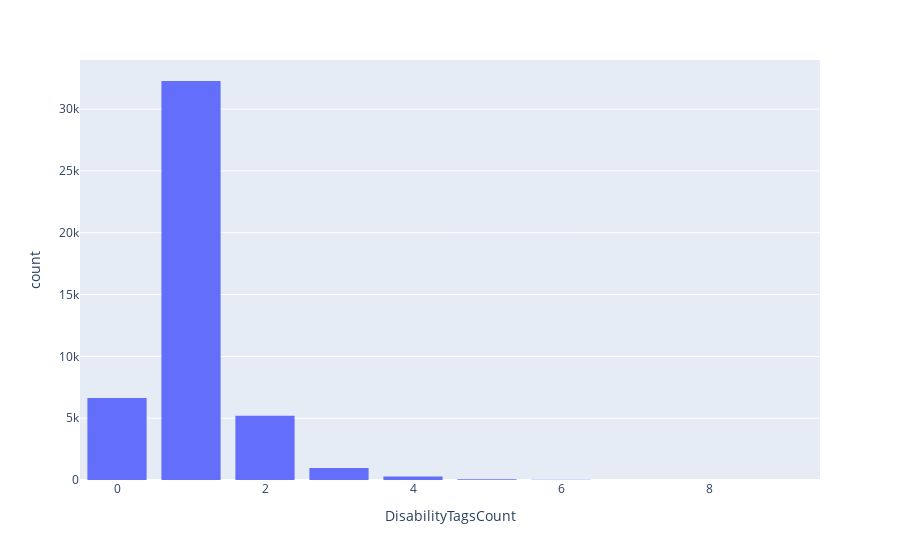

The notebook cell this image was saved under:
### Code cell
fig = px.histogram(stories_df.DisabilityTagsCount,x='DisabilityTagsCount')
fig.update_layout(bargap=0.2)
fig.show()

### Figure 1 — Plotly figure (JSON) as saved in the notebook; plotly's stock layout.template omitted (floating-point values rounded to 4 significant figures; data arrays with more than 128 entries replaced by an {"elided": "..."} marker saying what was removed)
{"data": [{"alignmentgroup": "True", "bingroup": "x", "hovertemplate": "DisabilityTagsCount=%{x}<br>count=%{y}<extra></extra>", "legendgroup": "", "marker": {"color": "#636efa", "pattern": {"shape": ""}}, "name": "", "offsetgroup": "", "orientation": "v", "showlegend": false, "type": "histogram", "x": {"elided": "45444 int values"}, "xaxis": "x", "yaxis": "y"}], "layout": {"bargap": 0.2, "barmode": "relative", "legend": {"tracegroupgap": 0}, "margin": {"t": 60}, "xaxis": {"anchor": "y", "domain": [0, 1], "title": {"text": "DisabilityTagsCount"}}, "yaxis": {"anchor": "x", "domain": [0, 1], "title": {"text": "count"}}}}
